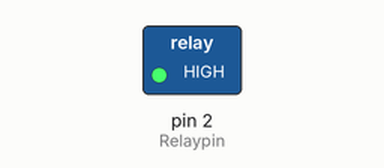
This sketch was run on a simulated Arduino Uno, built with avr-gcc and run on an emulated ATmega328P. Shown: switched loads named in the sketch (green lamp = pin HIGH).

Above: at 0.1 s.
At 1.1 s:
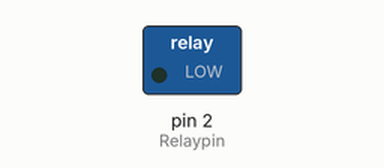
Timing chart, 0 to 2.6 s (numbered marks = the images above):
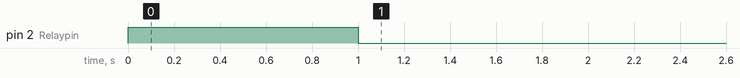

The sketch:

simple_relay_test.ino
```cpp
/*
https://create.arduino.cc/projecthub/techvaler/basic-setup-for-arduino-with-relay-e162d5
 */

int Relaypin= 2; // Define input pin for relay

void setup() {
  // put your setup code here, to run once:
pinMode(Relaypin, OUTPUT); // Define the Relaypin as output pin
}

void loop() {
  // put your main code here, to run repeatedly:
digitalWrite(Relaypin, HIGH); // Sends high signal
delay(1000); // Waits for 1 second
digitalWrite(Relaypin, LOW); // Makes the signal low
delay(300000); // Waits for 1 second
}
```

Measured:
- by itself, pin 2 (Relaypin): LOW → HIGH at 0.00 s, → LOW 1.0 s later
